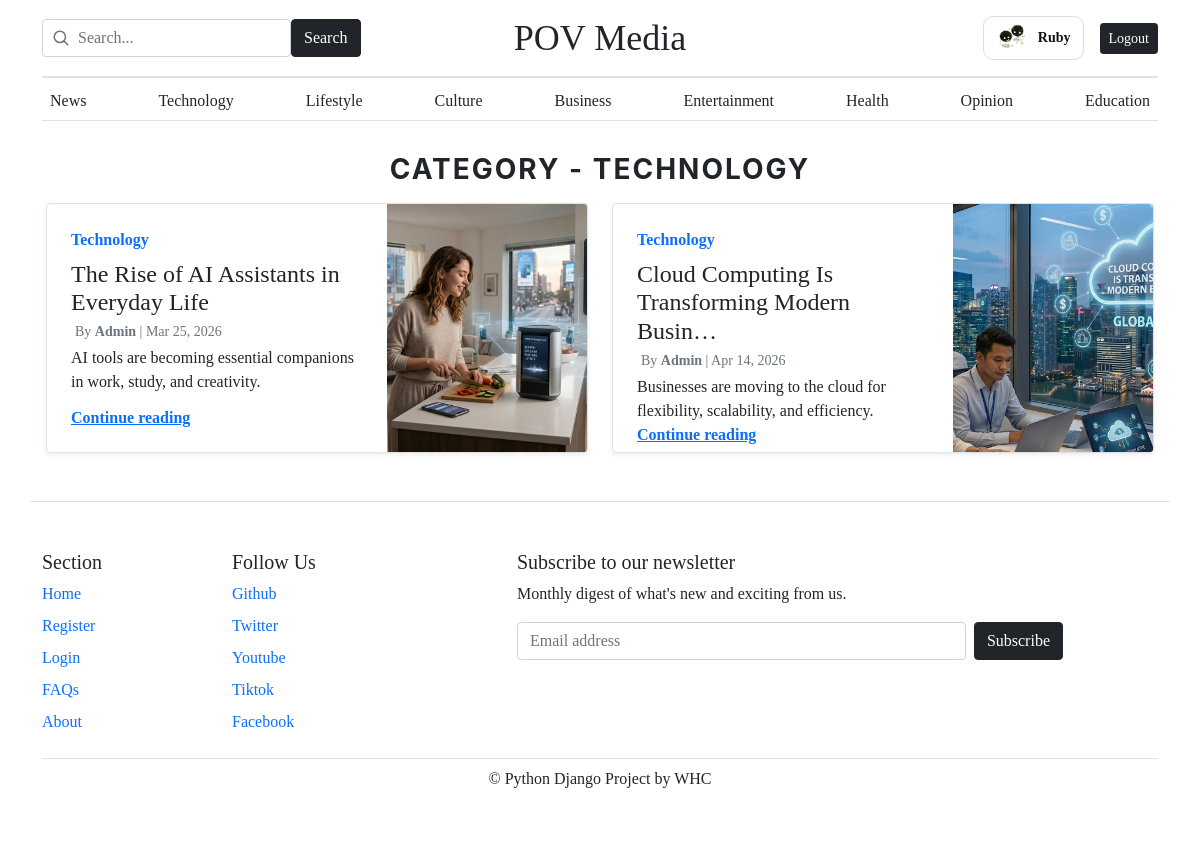
Screenshot of /category/2/ (signed in) with the database file from the repository.
### pov/models.py (models this page shows, shortened)
class Profile(models.Model):
    user = models.OneToOneField(User, on_delete=models.CASCADE)
    image = models.ImageField(default='default.jpg', upload_to='profile_pics')
    bio = models.TextField(max_length=300, blank=True) # New field
    location = models.CharField(max_length=100, blank=True) # New field

class Category(models.Model):
    category_name = models.CharField(max_length=50, unique=True)
    created_at = models.DateTimeField(auto_now_add=True)
    updated_at = models.DateTimeField(auto_now=True)
    class Meta:
        verbose_name_plural = 'categories'
    def __str__(self):
        return self.category_name

class Blog(models.Model):
    title = models.CharField(max_length=100)
    slug = models.SlugField(max_length=150, unique=True, blank=True)
    category = models.ForeignKey(Category, on_delete=models.CASCADE)
    author = models.ForeignKey(User, on_delete=models.CASCADE)
    image = models.ImageField(upload_to='uploads/%Y/%m/%d')
    description = models.TextField(max_length=500)
    blog_body = models.TextField(max_length=2000)
    status = models.CharField(max_length=20, choices=STATUS_CHOICES, default="Draft")
    is_featured = models.BooleanField(default=False)
    created_at = models.DateTimeField(auto_now_add=True)
    updated_at = models.DateTimeField(auto_now=True)

### pov/views.py (the view)
# urls.py: path('<int:category_id>/', views.posts_by_category, name='posts_by_category')
def posts_by_category(request, category_id):
    posts = Blog.objects.filter(status="Published", category= category_id)
    try:
        category = Category.objects.get( pk=category_id)
    except:
        return redirect('index')
    context = {
        'posts' : posts,
        'category' : category,
    }
    return render(request, 'posts_by_category.html', context)

### pov/context_processors.py (called while the page is built)
def get_categories(request):
    categories = Category.objects.all()
    return dict(categories=categories)

### templates/posts_by_category.html (shortened to what this page needs)
{% extends 'base.html' %}
{% block main %}
    <h3 class="text-uppercase text-dark mb-3" style="letter-spacing: 2px; text-align: center; font-family: 'Inter'; font-weight: bold;">Category - {{ category }}</h3>
    <div class="row mb-2">
      {% if posts %}
      {% for post in posts %}
      <div class="col-md-6 d-flex">
        <div class="row g-0 border rounded overflow-hidden flex-md-row mb-4 shadow-sm position-relative w-100" style="height: 250px;"> <div class="col p-4 d-flex flex-column position-static">
            <strong class="d-inline-block mb-2 text-primary">{{ post.category.category_name }}</strong>
            <h3 class="mb-0" style="font-size: 1.5rem;">{{ post.title|truncatechars:45 }}</h3>
            <div class="text-muted small p-1">By <b>{{ post.author }}</b> | {{ post.created_at|date:"M d, Y" }}</div>
            <p class="card-text mb-auto">{{ post.description | truncatewords:12 }}</p>
            <a href="{% url 'blogs' post.slug %}" class="stretched-link fw-bold">Continue reading</a>
          </div>
          <div class="col-auto d-none d-lg-block">
            {% if post.image %}
              <img src="{{ post.image.url }}"
                   style="width:200px; height:250px; object-fit:cover;"
                   alt="Post image">
            {% else %}
              <div style="width:200px; height:250px; background:#555; display:flex; align-items:center; justify-content:center; color:white;">
                No Image
              </div>
            {% endif %}
          </div>
        </div>
      </div>
      {% endfor %}
      {% else %}
      <p>No posts found</p>
      {% endif %}
    </div>
  {% endblock %}

### templates/base.html (shortened to what this page needs)
{% load static %}
{% load pwa %}
<!DOCTYPE html>
<html lang="en">
<head>
    <link rel="stylesheet" href="{% static 'css/blog.css' %}">
    <link href="{% static 'css/bootstrap.css' %}" type="text/css" rel="stylesheet">
    <link rel="stylesheet" href="https://cdn.jsdelivr.net/npm/bootstrap-icons@1.11.3/font/bootstrap-icons.min.css">
</head>
<body>
  <div class="container">
  <header class="blog-header py-3">
    <div class="row align-items-center">
      <div class="col-md-4 col-12 search-col">
        <form class="mb-0" action="{% url 'search' %}" method="GET">
          <div class="search-container">
            <input type="search" name="search" value="{{ keyword }}" class="form-control" placeholder="Search..." aria-label="Search">
            <button class="btn btn-dark" type="submit">Search</button>
          </div>
        </form>
      </div>
      <div class="col-md-4 col-12 text-center logo-col">
        <a class="blog-header-logo text-dark" href="/"
          style="font-size: 2.25rem; font-family: 'Playfair Display', serif; text-decoration: none;">
          POV Media
        </a>
      </div>
      <div class="col-md-4 col-12 d-flex justify-content-md-end justify-content-center align-items-center gap-3 auth-col">
        {% if request.user.is_authenticated %}
          <a href="{% url 'account_redirect' %}" style="text-decoration: none; color: #111;">
            <div class="user-pill">
              {% if request.user.profile.image and request.user.profile.image.name != 'default.png' %}
                  <img src="{{ request.user.profile.image.url }}" class="avatar-circle-img">
              {% else %}
                  <div class="avatar-circle">
                      {{ request.user.username|slice:":1"|upper }}
                  </div>
              {% endif %}
              <span class="username" style="font-weight: bold;">{{ request.user.username }}</span>
            </div>
          </a>
          <a class="btn btn-sm btn-dark" href="{% url 'logout' %}">Logout</a>
        {% else %}
          <a class="btn btn-sm btn-dark" href="{% url 'login' %}">Login</a>
          <a class="btn btn-sm btn-outline-dark" href="{% url 'register' %}">Register</a>
        {% endif %}
      </div>
    </div>
  </header>
  <div class="nav-scroller py-1 mb-2 border-bottom border-top">
    <nav class="nav d-flex justify-content-between">
      {% for category in categories %}
      <a class="p-2 link-secondary text-dark" href="{% url 'posts_by_category' category.id %}" style="text-decoration: none;">
        {{ category.category_name }}
      </a>
      {% endfor %}
    </nav>
  </div>
</div>
  <main class="container" style="padding: 1rem;">
    {% block main %}{% endblock %}
  </main>
  <div class="container border-top" bis_skin_checked="1">
    <footer class="mt-auto py-5">
      <div class="row" bis_skin_checked="1">
        <div class="col-6 col-md-2 mb-3" bis_skin_checked="1">
          <h5>Section</h5>
          <ul class="nav flex-column">
            <li class="nav-item mb-2"><a href="/" class="nav-link p-0 text-body-secondary">Home</a></li>
            <li class="nav-item mb-2"><a href="/register/" class="nav-link p-0 text-body-secondary">Register</a></li>
            <li class="nav-item mb-2"><a href="/login/" class="nav-link p-0 text-body-secondary">Login</a></li>
            <li class="nav-item mb-2"><a href="#" class="nav-link p-0 text-body-secondary">FAQs</a></li>
            <li class="nav-item mb-2"><a href="#" class="nav-link p-0 text-body-secondary">About</a></li>
          </ul>
        </div>
        <div class="col-6 col-md-2 mb-3" bis_skin_checked="1">
          <h5>Follow Us</h5>
          <ul class="nav flex-column">
            <li class="nav-item mb-2"><a href="#" class="nav-link p-0 text-body-secondary">Github</a></li>
            <li class="nav-item mb-2"><a href="#" class="nav-link p-0 text-body-secondary">Twitter</a></li>
            <li class="nav-item mb-2"><a href="#" class="nav-link p-0 text-body-secondary">Youtube</a></li>
            <li class="nav-item mb-2"><a href="#" class="nav-link p-0 text-body-secondary">Tiktok</a></li>
            <li class="nav-item mb-2"><a href="#" class="nav-link p-0 text-body-secondary">Facebook</a></li>
          </ul>
        </div>
        <div class="col-md-6 offset-md-1 mb-3" bis_skin_checked="1">
          <form method="POST" action="{% url 'subscribe' %}">
            <h5>Subscribe to our newsletter</h5>
            <p>Monthly digest of what's new and exciting from us.</p>
            <div class="d-flex gap-2">
              <input name="email" type="email" class="form-control" placeholder="Email address" required>
              <button class="btn btn-dark" type="submit">Subscribe</button>
            </div>
          </form>
        </div>
      </div>
      <div class="border-top text-center">
        <p class="mt-2">© Python Django Project by WHC</p>
      </div>
    </footer>
  </div>
</body>
</html>

### static/css/blog.css (style rules this page uses)
.blog-header { line-height: 1; border-bottom: 1px solid #e5e5e5; }
.blog-header-logo { font-family: "Playfair Display", Georgia, "Times New Roman", serif; font-size: 2.25rem; }
h1, h2, h3, h4, h5, h6 { font-family: "Playfair Display", Georgia, "Times New Roman", serif; }
.nav-scroller { position: relative; z-index: 2; height: 2.75rem; overflow-y: hidden; }
.nav-scroller .nav { display: flex; flex-wrap: nowrap; padding-bottom: 1rem; margin-top: -1px; overflow-x: auto; text-align: center; white-space: nowrap; -webkit-overflow-scrolling: touch; }

### templates/base.html (style rules this page uses)
body { font-family: 'Poppins'; }
.search-container { position: relative; display: flex; align-items: center; max-width: 250px; }
.search-container .form-control { padding-left: 35px; width: 250px; }
.user-pill { display: flex; align-items: center; gap: 10px; padding: 5px 12px; border: 1px solid #ddd; border-radius: 10px; background: #fff; transition: 0.3s; }
.avatar-circle-img { width: 32px; height: 32px; border-radius: 50%; object-fit: cover; }
.username { font-size: 14px; font-weight: 500; }

### rows the page displays
Category: category_name "News"
Category: category_name "Technology", category_name "TECHNOLOGY"
Category: category_name "Lifestyle"
Category: category_name "Culture"
Category: category_name "Business"
Category: category_name "Entertainment"
Category: category_name "Health"
Category: category_name "Opinion"
Category: category_name "Education"
Blog: category.category_name "Technology", title "The Rise of AI Assistants in Everyday Life", author "Admin", created_at "Mar 25, 2026", description "AI tools are becoming essential companions in work, study, and creativity.", image (picture)
Blog: category.category_name "Technology", title "Cloud Computing Is Transforming Modern Busin…", author "Admin", created_at "Apr 14, 2026", description "Businesses are moving to the cloud for flexibility, scalability, and efficiency.", image (picture)

### other values shown
{{ request.user.username }} "Ruby"
